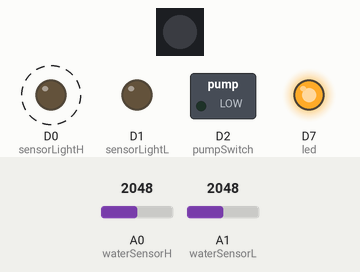
This sketch was run on a simulated Particle Photon. On the bench: 1 RGB LEDs in strip order, left to right, switched loads named in the sketch (green lamp = pin HIGH), output pins drawn as LEDs (lit = HIGH). Dashed ring = blinking. Inputs (shaded band) come from the test bench; at power-on: A0 (waterSensorH) = 2048, A1 (waterSensorL) = 2048.

Above: at 1.0 s.
1.7 s: A0 (waterSensorH) set to 2468
5.1 s: A0 (waterSensorH) set to 2572
At 6.3 s:
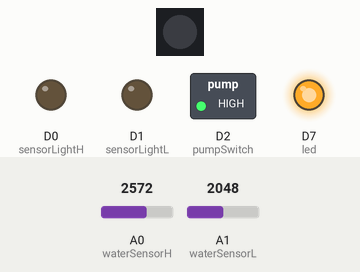
At 22.1 s:
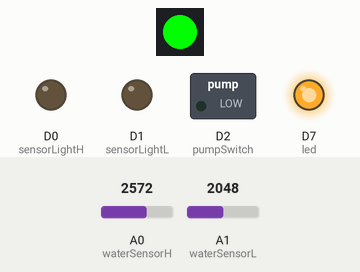
Timing chart, 0 to 23.3 s (numbered marks = the images above; inputs shaded):
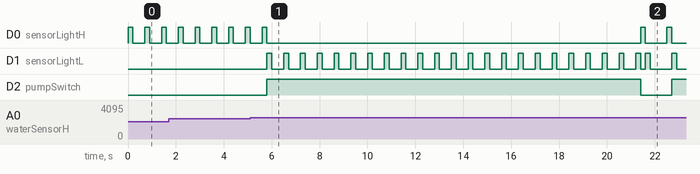

The sketch:

autopump-v2.ino
```cpp
// (licence header left out)
#define version 103

#define PERIOD 90   // wake up and check water level each 90s
#define TIMEOUT 15000 // 15s timeout and ask for help

// Define the pins we're going to call pinMode on
int led = D7;  // You'll need to wire an LED to this one to see it blink.
int sensorLightH = D0;
int sensorLightL = D1;
int pumpSwitch = D2;
int waterSensorH = A0;
int waterSensorL = A1;

int lastRead = 0;


const char * DID_WL = "PUSHINGBOX_KEY&message=Water+level+abnormal%21";

int waterLevelL;
int waterLevelH;
int state = 0;
TCPClient client;
const char * serverName = "api.pushingbox.com";   // PushingBox API URL


// This routine runs only once upon reset
void setup() {
  // Initialize D0 + D7 pin as output
  // It's important you do this here, inside the setup() function rather than outside it or in the loop function.
  pinMode(led, OUTPUT);
  pinMode(sensorLightL, OUTPUT);
  pinMode(sensorLightH, OUTPUT);
  pinMode(pumpSwitch, OUTPUT);
  pinMode(waterSensorL, INPUT);
  pinMode(waterSensorH, INPUT);
  Spark.variable("waterLevelH", &waterLevelH, INT);
  Spark.variable("waterLevelL", &waterLevelL, INT);
  Spark.function("pump", startPump10s);
  Spark.function("version", getVersion);
  stopPump();
//  delay(10000);
}

void sendToPushingBox(const char * devid, String mesg, String mesg2)
{
    client.stop();
    String outMesg = String("+%28L/H:"+mesg+"/"+mesg2+"%29");
    RGB.control(true);
    RGB.color(0,255,0);
    if (client.connect(serverName, 80)) {
        client.print("GET /pushingbox.php?devid=");
        client.print(DID_WL);
        client.print(outMesg);
        client.println(" HTTP/1.1");
        client.print("Host: ");
        client.println(serverName);
        client.println("User-Agent: Spark");
        client.println("Connection: close");
        client.println();
        client.flush();
        RGB.control(false);
    }
    else{
        RGB.color(255,0,0);
    }
}

void startPump()
{
    digitalWrite(pumpSwitch, HIGH);
}

void stopPump()
{
    digitalWrite(pumpSwitch, LOW);
}

int readWaterLevelL()
{
    int waterLevel;
    digitalWrite(sensorLightL, HIGH);
    delay(100);
    waterLevel = analogRead(waterSensorL);
    delay(100);
    digitalWrite(sensorLightL, LOW);
    return waterLevel;
}

int readWaterLevelH()
{
    int waterLevel;
    digitalWrite(sensorLightH, HIGH);
    delay(100);
    waterLevel = analogRead(waterSensorH);
    delay(100);
    digitalWrite(sensorLightH, LOW);
    return waterLevel;
}

int startPump10s(String cmd)
{
    startPump();
    delay(10000);
    stopPump();
    return 0;
}

int getVersion(String cmd)
{
    return version;
}

// This routine gets called repeatedly, like once every 5-15 milliseconds.
// Spark firmware interleaves background CPU activity associated with WiFi + Cloud activity with your code.
// Make sure none of your code delays or blocks for too long (like more than 5 seconds), or weird things can happen.
void loop() {
  digitalWrite(led, HIGH);   // Turn ON the LED pins
  if (readWaterLevelH() > 2500) {
        startPump();
        lastRead = millis();
        while ((readWaterLevelL() > 1200) && (millis() - lastRead < TIMEOUT)) {
            delay(500);
        }
        stopPump();
        if (millis() - lastRead > TIMEOUT) {
            // Huston, we have a situation, the water level is not down
            // or pump is not working
            sendToPushingBox(DID_WL, String(readWaterLevelL()), String(readWaterLevelH()));
        }
  }
  stopPump();
  delay(500);
  digitalWrite(led, LOW);    // Turn OFF the LED pins
  Spark.sleep(SLEEP_MODE_DEEP, PERIOD);

}
```

Measured:
- the behaviour switches between 2500 and 2501 on A0 (waterSensorH) (found by bisection; images 0 and 1)
- after the input at 5.1 s, D1 (sensorLightL): goes 22 × (HIGH 0.20 s, LOW 0.50 s), HIGH 0.20 s, LOW 0.20 s, HIGH 0.20 s, LOW 0.90 s, HIGH 0.20 s, then LOW, starting after 0.70 s; D2 (pumpSwitch): LOW → HIGH after 0.70 s, → LOW 15.6 s later, → HIGH 1.3 s later
